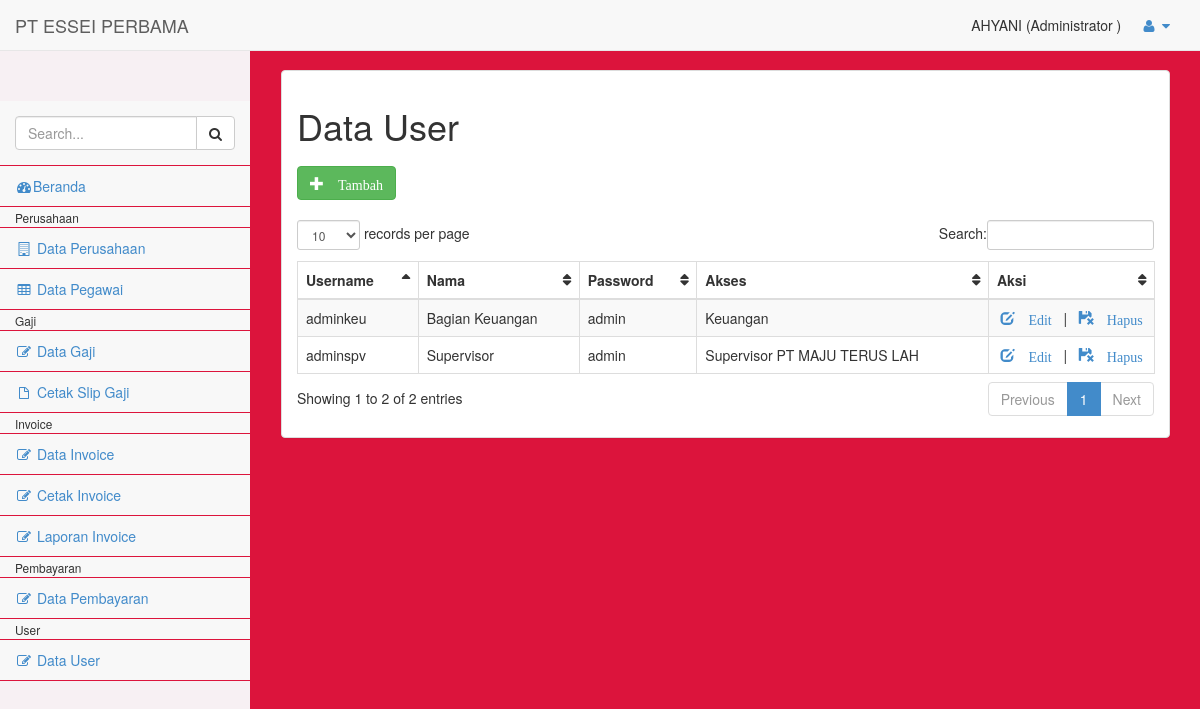
Before: /pages/index.php?p=user (signed in) with the older database file.
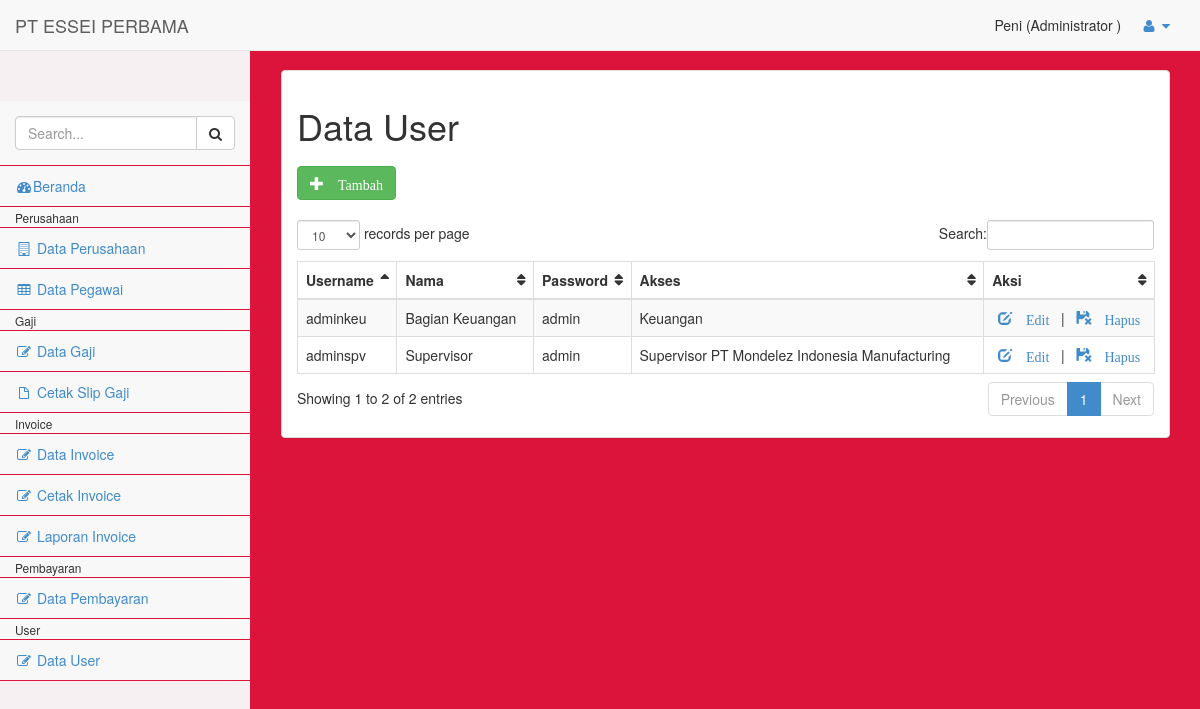
After: the same page with the newer database file.
### tables this page shows
CREATE TABLE `user` (
  `username` varchar(20) NOT NULL,
  `nama` varchar(200) NOT NULL,
  `password` varchar(20) NOT NULL,
  `level` enum('spv','keu','super','') NOT NULL,
  `id_perusahaan` int(11) DEFAULT NULL
);

CREATE TABLE `perusahaan` (
  `id_perusahaan` int(11) NOT NULL,
  `nama` varchar(200) NOT NULL,
  `alamat` text NOT NULL
);

### pages/user/user.php (the view, shortened to what this page needs)
<?php
if($_SESSION['level']!="super"){
  echo "<script>location='index.php'</script>";
}else{
  include_once '_part/koneksi.php';
  $page = isset($_GET['page']) ? $_GET['page'] : 'list';
  switch ($page) {
  case 'list':
  ?>
  <h1>Data User</h1>
  <div class="row" style="margin: 20px auto;">
    <a href="index.php?p=user&page=entri" class="btn btn-success"><span class="glyphicon glyphicon-plus"> Tambah</span></a>
  </div>
  <table id="example" class="table table-striped table-bordered">
    <thead>
      <tr>
        <th>Username</th>
        <th>Nama</th>
        <th>Password</th>
        <th>Akses</th>
        <th>Aksi</th>
      </tr>
    </thead>
    <tbody>
  	<?php
  		$sql = "SELECT user.*, perusahaan.nama nama_perusahaan FROM user
              LEFT JOIN perusahaan on user.id_perusahaan=perusahaan.id_perusahaan
              WHERE level!='super'";
      $row = $koneksi->prepare($sql);
      $row->execute();
      $hasil = $row->fetchAll(PDO::FETCH_OBJ);
  		foreach($hasil as $isi){
        if($isi->level=="keu"){$level="Keuangan";}else if($isi->level=="spv"){$level="Supervisor ".$isi->nama_perusahaan;}
  	?>
      <tr>
        <td><?= $isi->username;?></td>
        <td><?= $isi->nama;?></td>
        <td><?= $isi->password;?></td>
        <td><?= $level;?></td>
        <td align="center">
          <a href="index.php?p=user&page=edit&id=<?= $isi->username ?>"><i class="glyphicon glyphicon-edit"> Edit</i></a>
          &nbsp;&nbsp;|&nbsp;&nbsp;
          <a href="user/aksi_user.php?id=<?= $isi->username ?>" onclick="return confirm('Yakin Hapus ?')"><i class="glyphicon glyphicon-floppy-remove"> Hapus</i></a>
        </td>
      </tr>
  	<?php } ?>
    </tbody>
  </table>
  <?php
  break;
  ?>
  <?php
  }
  ?>
<?php } ?>

### pages/_part/header.php (shortened to what this page needs)
<?php
    $level = $_SESSION['level'];
    if($level=="keu"){$level="Keuangan";}else if($level=="spv"){$level="Supervisor";}else if($level=="super"){$level="Administrator";}
?>
<!DOCTYPE html>
<html>
<head>
    <link href="../assets/css/bootstrap.min.css" rel="stylesheet">
    <link href="../assets/css/plugins/dataTables/dataTables.bootstrap.css" rel="stylesheet">
    <link href="../assets/font-awesome/css/font-awesome.css" rel="stylesheet">
    <link href="../assets/css/plugins/morris/morris-0.4.3.min.css" rel="stylesheet">
    <link href="../assets/css/plugins/timeline/timeline.css" rel="stylesheet">
    <link href="../assets/css/sb-admin.css" rel="stylesheet">
</head>
<body>
    <div id="wrapper">
        <nav class="navbar navbar-default navbar-fixed-top" role="navigation" style="margin-bottom: 0">
            <div class="navbar-header">
                <a class="navbar-brand" href="index.php">PT ESSEI PERBAMA</a>
            </div>
            <ul class="nav navbar-top-links navbar-right">
                <span><?= $_SESSION['nama'] ?> (<?= $level ?> <?= $level=="Supervisor"? $_SESSION['nama_perusahaan']: ""; ?>)</span>
                <li class="dropdown">
                    <a class="dropdown-toggle" data-toggle="dropdown" href="#">
                        <i class="fa fa-user fa-fw"></i>  <i class="fa fa-caret-down"></i>
                    </a>
                </li>
            </ul>
        </nav>

Changed rows visible on the page:
changed through a linked row, user "adminspv": id_perusahaan.nama "Supervisor PT MAJU TERUS LAH" → "Supervisor PT Mondelez Indonesia Manufacturing"
Other visible differences:
$_SESSION['nama']: "AHYANI" → "Peni"
